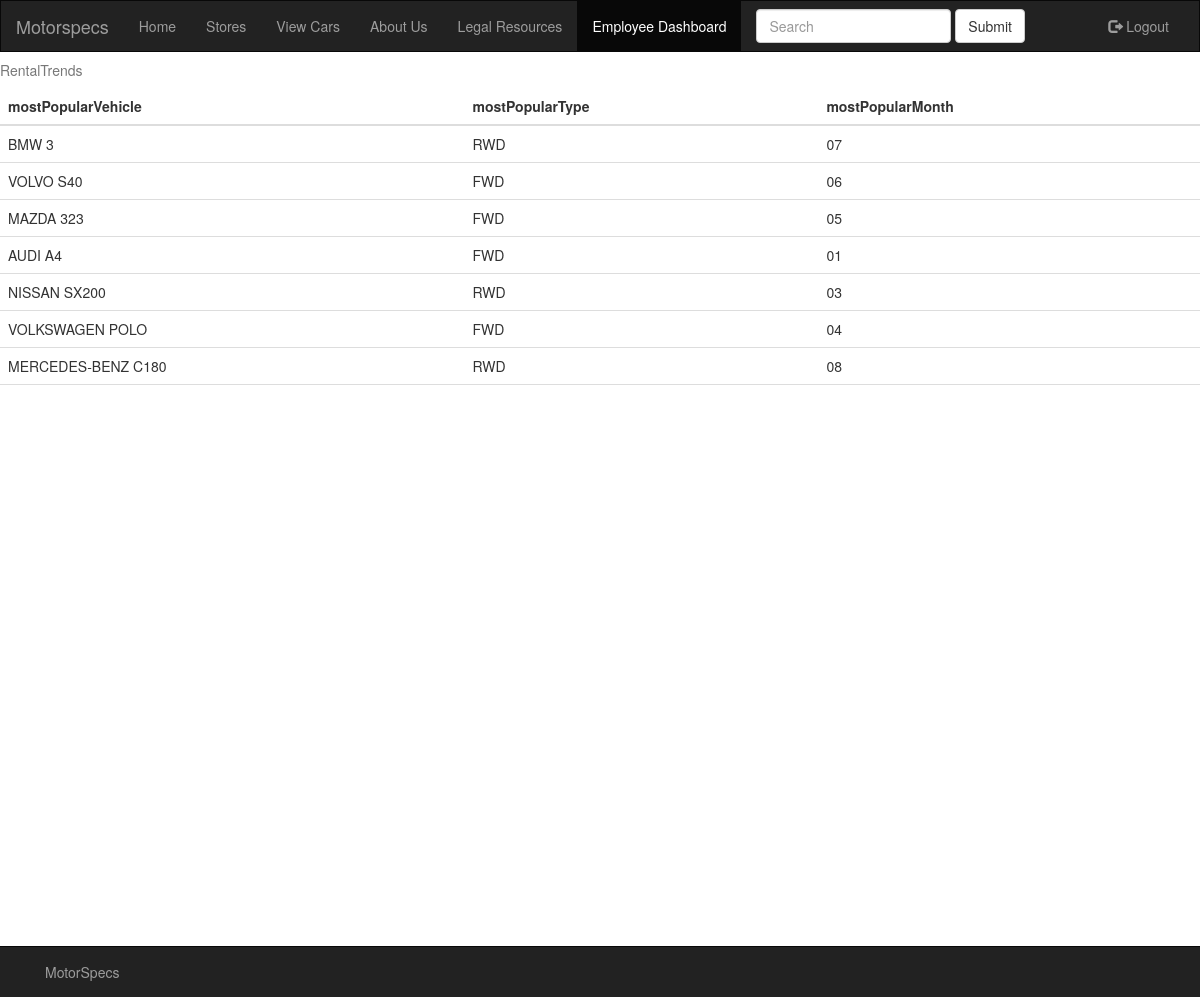
The app's page /rentaltrends/ (signed in) with its own data.
### index/models.py (models this page shows, shortened)
class RentalTrends(models.Model):
    mostPopularVehicle = models.CharField(max_length=50)
    mostPopularType = models.CharField(max_length=50)
    mostPopularMonth = models.CharField(max_length=50)

### DataRepresent/views.py (the view)
# urls.py: path('', views.rentaltrends),
@login_required
def rentaltrends(request):
    items = RentalTrends.objects.all()
    res = []
    for item in items:
        json = {
            'mostPopularVehicle': str(item.mostPopularVehicle),
            'mostPopularType': item.mostPopularType,
            'mostPopularMonth': item.mostPopularMonth,
        }
        res.append(json)
    return render(request, 'rentaltrends.html', {'item_list': res})

### DataRepresent/templates/rentaltrends.html
{% extends "base.html" %}
{% block navbuttons %}
        <li><a href="/home/">Home</a></li>
        <li><a href="#">Stores</a></li>
        <li><a href="/vehiclelist/">View Cars</a></li>
        <li><a href="/aboutus/">About Us</a></li>
		<li><a href="/legalresources/">Legal Resources</a></li>
	{% if user.is_authenticated %}
        <li class="active"><a href="/dashboard/">Employee Dashboard</a></li>
      	{% endif %}
{% endblock navbuttons %}
{% block content %}
<table class="table table-hover">
        <caption>RentalTrends</caption>
        <thead>
            <tr>
                <th>mostPopularVehicle</th>
                <th>mostPopularType</th>
                <th>mostPopularMonth</th>
            </tr>
        </thead>
        <tbody>
            {% for item in item_list %}
            <tr>
                <td>{{ item.mostPopularVehicle}}</td>
                <td>{{ item.mostPopularType }}</td>
                <td>{{ item.mostPopularMonth}}</td>
            </tr>
            {% endfor %}
        </tbody>
    </table>
{% endblock content %}

### records on screen
RentalTrends: mostPopularVehicle "BMW 3", mostPopularType "RWD", mostPopularMonth "07"
RentalTrends: mostPopularVehicle "VOLVO S40", mostPopularType "FWD", mostPopularMonth "06"
RentalTrends: mostPopularVehicle "MAZDA 323", mostPopularType "FWD", mostPopularMonth "05"
RentalTrends: mostPopularVehicle "AUDI A4", mostPopularType "FWD", mostPopularMonth "01"
RentalTrends: mostPopularVehicle "NISSAN SX200", mostPopularType "RWD", mostPopularMonth "03"
RentalTrends: mostPopularVehicle "VOLKSWAGEN POLO", mostPopularType "FWD", mostPopularMonth "04"
RentalTrends: mostPopularVehicle "MERCEDES-BENZ C180", mostPopularType "RWD", mostPopularMonth "08"
